Frame 1 (no input): blank canvas, image omitted
Frame 60 (the mouse pressed at the canvas centre just before this capture): blank canvas, image omitted
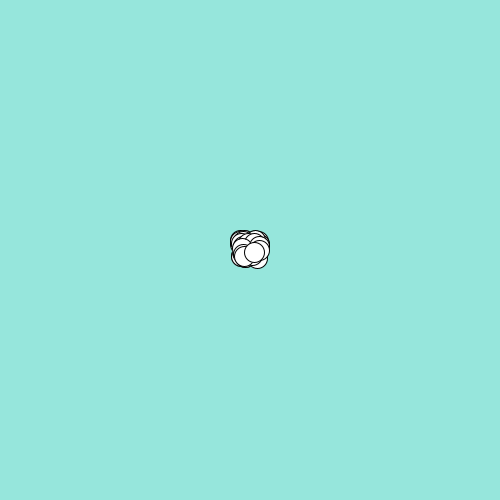
Frame 120 (the mouse held since frame 60 and released just before this capture)

The Processing sketch whose frames 1 and 60 were blank and that drew this single picture after the mouse press (run headless with seeded random() and noise(); from frame 60 on, the mouse is pressed at the canvas centre):

// Processing sketch: funcion_DibujaEnMouse
// ── funcion_DibujaEnMouse.pde
float posX;
float posY;

void setup() {
  size(500, 500);
  background(150,230,220); //colorizamos fondo
}

void draw() {
  //condicional, solo llama a la funcion cuando hay mousePressed
  if (mousePressed) {
    dibujaCirculo(mouseX, mouseY); //llamamos a la funcion dibujaCirculo() en cada cuadro
  }
}

/*Esta funcion dibuja un circulo
 Necesita dos parametros: x e y
 Los numeros entrantes se usan para posicionar una elipse
 Y dibujar la elipse*/

void dibujaCirculo(float x, float y) {
  x += random(-10, 10);
  y += random(-10, 10);
  ellipse(x, y, 20, 20);
}
